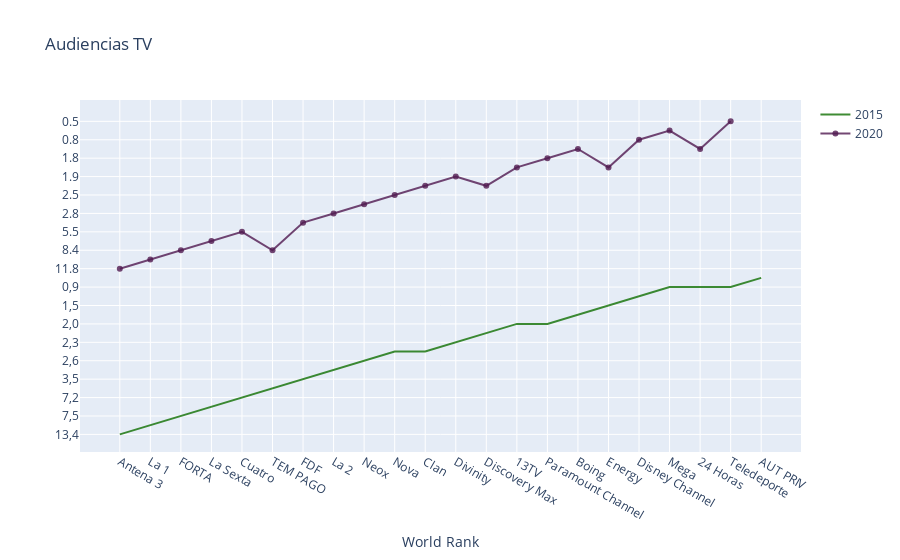

Source (notebook cell):
### Code cell
trace1 = go.Scatter(
                    x = df_audiencias["Cadena"],
                    y = df_audiencias["Media anual 2015"],
                    name = '2015',
                    mode= 'lines',
                    marker = dict(color = 'rgba(16, 112, 2, 0.8)'),
                    text = df_audiencias)
trace2 = go.Scatter(
                    x = df_audiencias["Cadena"],
                    y = df_audiencias["Media anual 2020"],
                    name = '2020',
                    mode= 'lines+markers',
                    marker = dict(color = 'rgba(80, 26, 80, 0.8)'),
                    text = df_audiencias)

data1 = [trace1, trace2]

layout = dict(title = 'Audiencias TV',
             xaxis= dict(title= 'World Rank',ticklen= 5)
           )

fig = go.Figure(data = data1, layout=layout)

iplot(fig)

### Figure 1 — Plotly figure (JSON) as saved in the notebook; plotly's stock layout.template omitted (floating-point values rounded to 4 significant figures; data arrays with more than 128 entries replaced by an {"elided": "..."} marker saying what was removed)
{"data": [{"marker": {"color": "rgba(16, 112, 2, 0.8)"}, "mode": "lines", "name": "2015", "text": {"elided": "22x15 mixed values"}, "type": "scatter", "x": ["Antena 3", "La 1", "FORTA", "La Sexta", "Cuatro", "TEM PAGO", "FDF", "La 2", "Neox", "Nova", "Clan", "Divinity", "Discovery Max", "13TV", "Paramount Channel", "Boing", "Energy", "Disney Channel", "Mega", "24 Horas", "Teledeporte", "AUT PRIV"], "y": ["13,4", "9,8", "7,5", "7,4", "7,2", "6,8", "3,5", "2,7", "2,6", "2,4", "2,4", "2,3", "2,1", "2,0", "2,0", "1,6", "1,5", "1,4", "0,9", "0,9", "0,9", "0,8"]}, {"marker": {"color": "rgba(80, 26, 80, 0.8)"}, "mode": "lines+markers", "name": "2020", "text": {"elided": "22x15 mixed values"}, "type": "scatter", "x": ["Antena 3", "La 1", "FORTA", "La Sexta", "Cuatro", "TEM PAGO", "FDF", "La 2", "Neox", "Nova", "Clan", "Divinity", "Discovery Max", "13TV", "Paramount Channel", "Boing", "Energy", "Disney Channel", "Mega", "24 Horas", "Teledeporte", "AUT PRIV"], "y": [11.8, 9.3, 8.4, 7, 5.5, 8.4, 2.6, 2.8, 2, 2.5, 1.7, 1.9, 1.7, 2.3, 1.8, 1.1, 2.3, 0.8, 1.6, 1.1, 0.5, null]}], "layout": {"title": {"text": "Audiencias TV"}, "xaxis": {"ticklen": 5, "title": {"text": "World Rank"}}}}
